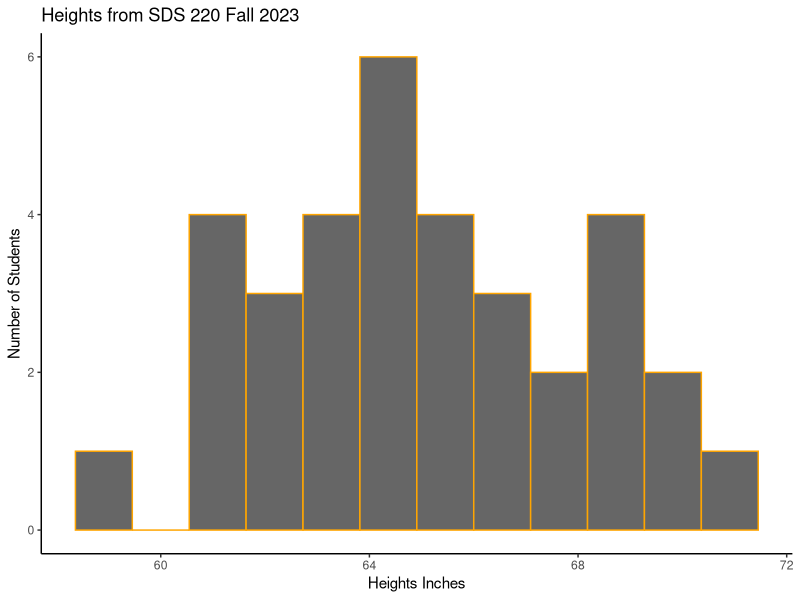
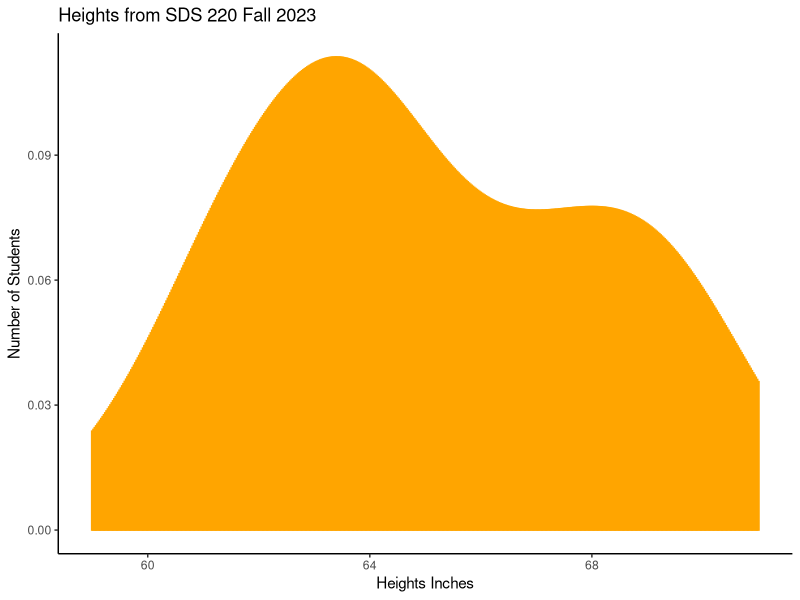

The R script that drew these images, in order:
## ---- chunk 1
#| echo: FALSE

library(tidyverse)

heights <- c(65L, 62L, 69L, 68L, 63L, 61L, 61L, 64L, 63L, 62L, 71L, 66L, 63L, 68L, 67L, 70L, 65L, 61L, 64L, 69L, 67L, 67L, 70L, 64L, 61L, 64L, 64L, 69L, 69L, 59L, 63L, 66L, 64L, 62L)

heights <- data_frame(heights)


ggplot(data = heights)+
  geom_histogram(aes(heights), bins=12,color="orange", fill= "gray40")+
  theme_classic()+
  xlab("Heights Inches")+
  ylab("Number of Students")+
  labs(title = "Heights from SDS 220 Fall 2023")
## ---- chunk 2

ggplot(data = heights)+
  geom_histogram(aes(heights), stat = "density", bins=10,color="orange", fill= "gray40")+
  theme_classic()+
  xlab("Heights Inches")+
  ylab("Number of Students")+
  labs(title = "Heights from SDS 220 Fall 2023")

